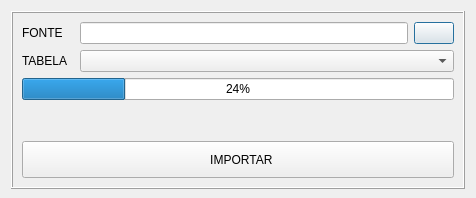
<?xml version="1.0" encoding="UTF-8"?>
<ui version="4.0">
 <class>Dialog</class>
 <widget class="QDialog" name="Dialog">
  <property name="windowModality">
   <enum>Qt::WindowModal</enum>
  </property>
  <property name="geometry">
   <rect>
    <x>0</x>
    <y>0</y>
    <width>476</width>
    <height>198</height>
   </rect>
  </property>
  <property name="windowTitle">
   <string>IMPORTAR BACKUP</string>
  </property>
  <layout class="QGridLayout" name="gridLayout">
   <property name="bottomMargin">
    <number>9</number>
   </property>
   <item row="3" column="0">
    <widget class="QFrame" name="frame">
     <property name="frameShape">
      <enum>QFrame::Box</enum>
     </property>
     <property name="frameShadow">
      <enum>QFrame::Raised</enum>
     </property>
     <layout class="QGridLayout" name="gridLayout_2">
      <item row="1" column="0">
       <widget class="QLabel" name="label_2">
        <property name="text">
         <string>FONTE</string>
        </property>
        <property name="buddy">
         <cstring>txt_source</cstring>
        </property>
       </widget>
      </item>
      <item row="2" column="0">
       <widget class="QLabel" name="label">
        <property name="sizePolicy">
         <sizepolicy hsizetype="Preferred" vsizetype="Preferred">
          <horstretch>0</horstretch>
          <verstretch>0</verstretch>
         </sizepolicy>
        </property>
        <property name="text">
         <string>TABELA</string>
        </property>
        <property name="buddy">
         <cstring>cb_table</cstring>
        </property>
       </widget>
      </item>
      <item row="1" column="2">
       <widget class="QLineEdit" name="txt_source">
        <property name="readOnly">
         <bool>true</bool>
        </property>
       </widget>
      </item>
      <item row="2" column="2" colspan="2">
       <widget class="QComboBox" name="cb_table"/>
      </item>
      <item row="1" column="3">
       <widget class="QPushButton" name="bt_open">
        <property name="sizePolicy">
         <sizepolicy hsizetype="Fixed" vsizetype="Fixed">
          <horstretch>0</horstretch>
          <verstretch>0</verstretch>
         </sizepolicy>
        </property>
        <property name="cursor">
         <cursorShape>PointingHandCursor</cursorShape>
        </property>
        <property name="text">
         <string/>
        </property>
        <property name="icon">
         <iconset resource="resource.qrc">
          <normaloff>:/icons/assets/folder.png</normaloff>:/icons/assets/folder.png</iconset>
        </property>
       </widget>
      </item>
      <item row="6" column="0" colspan="4">
       <widget class="QPushButton" name="bt_import">
        <property name="minimumSize">
         <size>
          <width>0</width>
          <height>40</height>
         </size>
        </property>
        <property name="cursor">
         <cursorShape>PointingHandCursor</cursorShape>
        </property>
        <property name="styleSheet">
         <string notr="true">margin-top: 3px
</string>
        </property>
        <property name="text">
         <string>  IMPORTAR</string>
        </property>
        <property name="icon">
         <iconset resource="resource.qrc">
          <normaloff>:/icons/assets/backup-32.png</normaloff>:/icons/assets/backup-32.png</iconset>
        </property>
        <property name="iconSize">
         <size>
          <width>32</width>
          <height>32</height>
         </size>
        </property>
       </widget>
      </item>
      <item row="5" column="2">
       <spacer name="verticalSpacer">
        <property name="orientation">
         <enum>Qt::Vertical</enum>
        </property>
        <property name="sizeHint" stdset="0">
         <size>
          <width>20</width>
          <height>40</height>
         </size>
        </property>
       </spacer>
      </item>
      <item row="4" column="0" colspan="4">
       <widget class="QProgressBar" name="progress_bar">
        <property name="value">
         <number>24</number>
        </property>
        <property name="alignment">
         <set>Qt::AlignLeading|Qt::AlignLeft|Qt::AlignVCenter</set>
        </property>
        <property name="textVisible">
         <bool>true</bool>
        </property>
        <property name="orientation">
         <enum>Qt::Horizontal</enum>
        </property>
        <property name="invertedAppearance">
         <bool>false</bool>
        </property>
        <property name="textDirection">
         <enum>QProgressBar::TopToBottom</enum>
        </property>
       </widget>
      </item>
     </layout>
    </widget>
   </item>
  </layout>
 </widget>
 <tabstops>
  <tabstop>txt_source</tabstop>
  <tabstop>bt_open</tabstop>
  <tabstop>cb_table</tabstop>
  <tabstop>bt_import</tabstop>
 </tabstops>
 <resources>
  <include location="resource.qrc"/>
 </resources>
 <connections/>
</ui>
